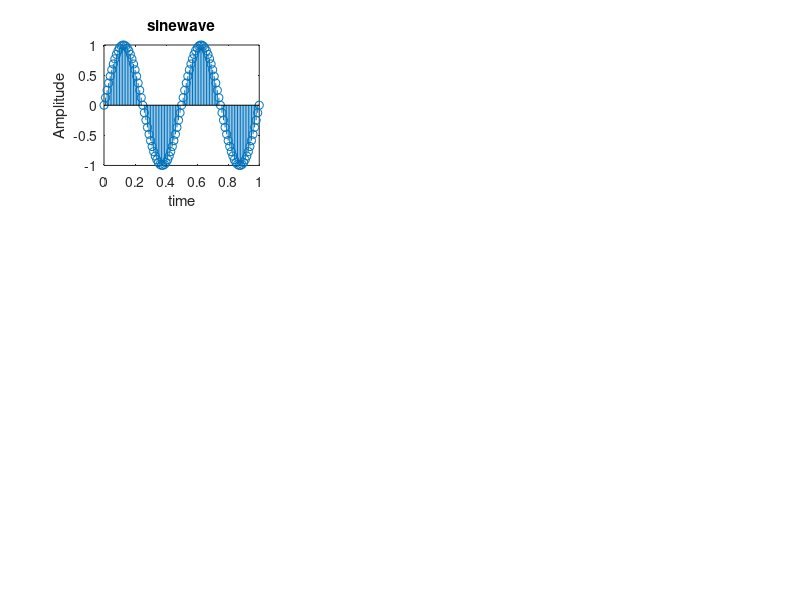

Write the MATLAB code that produced this figure.
t=0:0.01:1;
a=1;
b=a*sin(2*pi*2*t);
subplot(3,3,1);
stem(t,b);
%plot(t,b);
xlabel('time');
ylabel('Amplitude');
title ('sinewave');


##t=0:0.01:1;
##a=2;
##b=a*cos(2*pi*2*t);
##subplot(3,3,2);
##stem(t,b);
##xlabel('time');
##ylabel('Amplitude');
##title ('Coswave');
##
##
##t=0:0.01:1;
##a=2;
##b=a*square(2*pi*2*t);
##subplot(3,3,3);
##stem(t,b);
##xlabel('time');
##ylabel('Amplitude');
##title ('square wave');
##
##t=0:0.01:1;
##a=2;
##b=a*exp(2*pi*2*t);
##subplot(3,3,4);
##stem(t,b);
##xlabel('time');
##ylabel('Amplitude');
##title ('exponential wave');
##
##t=0:0.01:1;
##a=2;
##b=a*sawtooth(2*pi*2*t);
##subplot(3,3,5);
##stem(t,b);
##xlabel('time');
##ylabel('Amplitude');
##title ('sawtooth wave');
##
##
##
##n=-5:5;
##a = [zeros(1,5),ones(1,6)];
##subplot(3,3,6);
##stem(n,a);
##xlabel ('time');
##ylabel ('amplitude');
##title('Unit step');
